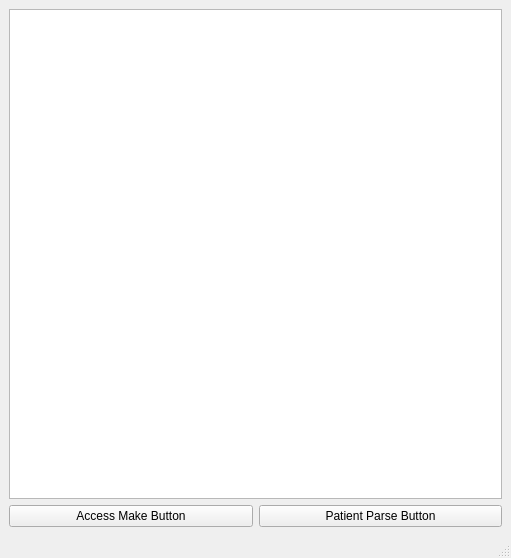
<?xml version="1.0" encoding="UTF-8"?>
<ui version="4.0">
 <class>MainWindow</class>
 <widget class="QMainWindow" name="MainWindow">
  <property name="geometry">
   <rect>
    <x>0</x>
    <y>0</y>
    <width>511</width>
    <height>558</height>
   </rect>
  </property>
  <property name="windowTitle">
   <string>MainWindow</string>
  </property>
  <widget class="QWidget" name="centralwidget">
   <layout class="QGridLayout" name="gridLayout">
    <item row="1" column="0">
     <widget class="QPushButton" name="AcessMakeButton">
      <property name="text">
       <string>Access Make Button</string>
      </property>
     </widget>
    </item>
    <item row="1" column="1">
     <widget class="QPushButton" name="patientParse">
      <property name="text">
       <string>Patient Parse Button</string>
      </property>
     </widget>
    </item>
    <item row="0" column="0" colspan="2">
     <widget class="QPlainTextEdit" name="plainTextEdit"/>
    </item>
   </layout>
  </widget>
  <widget class="QMenuBar" name="menubar">
   <property name="geometry">
    <rect>
     <x>0</x>
     <y>0</y>
     <width>511</width>
     <height>26</height>
    </rect>
   </property>
  </widget>
  <widget class="QStatusBar" name="statusbar"/>
 </widget>
 <resources/>
 <connections/>
</ui>
